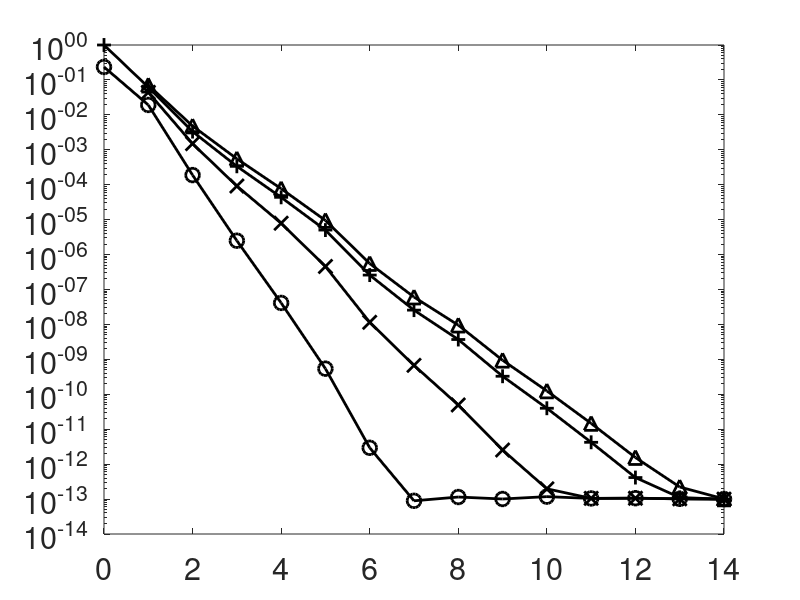
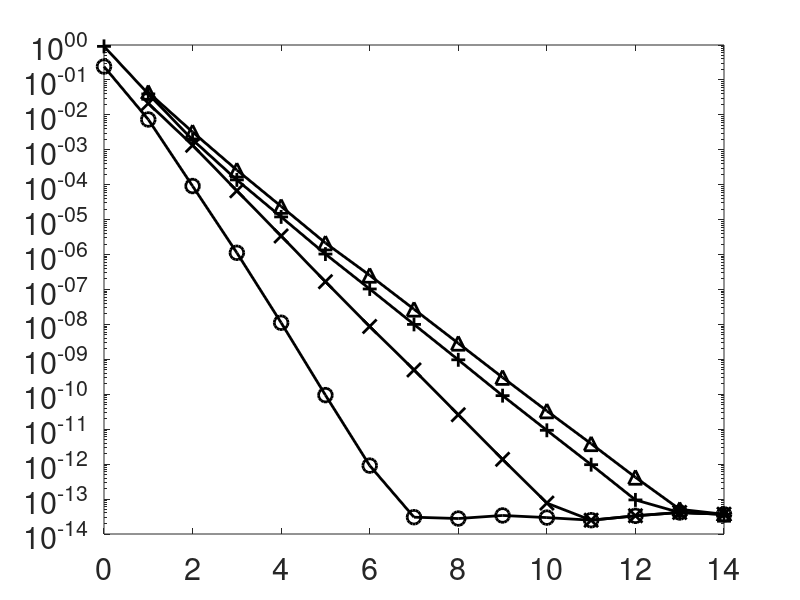
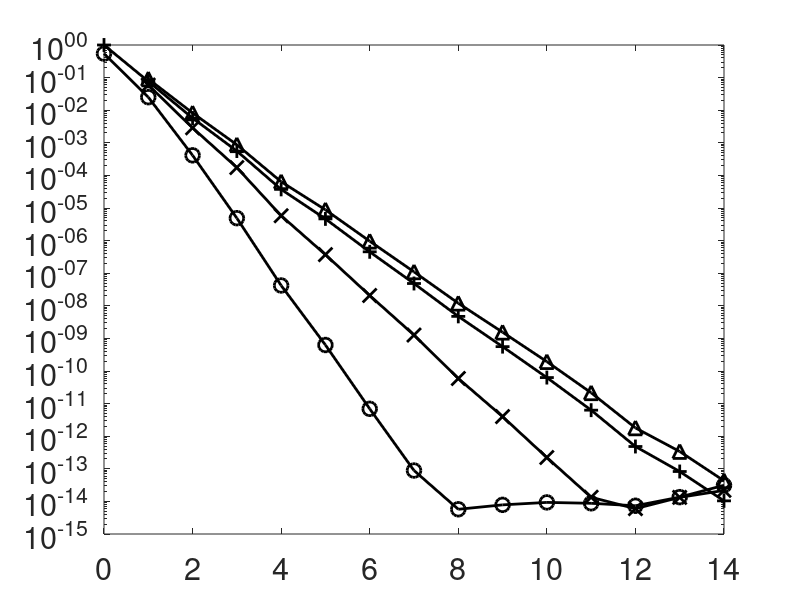
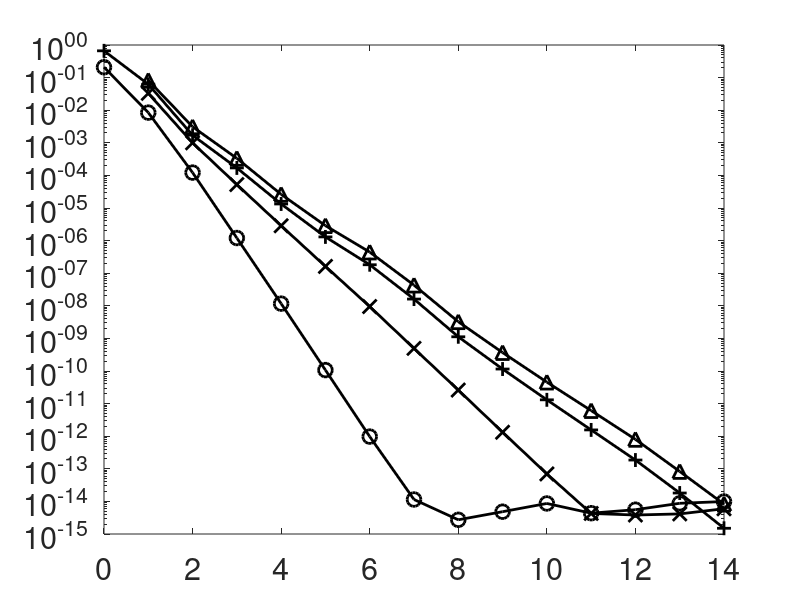

MATLAB code for these plots, in order:
m=0:14;
load kaiser_bessel.dat
load sinc_power.dat
load b_spline.dat
load gaussian.dat

figure(1);
h=semilogy(m,kaiser_bessel(m+1,1),'k',m,kaiser_bessel(m+1,1),'ko',...
           m,sinc_power(m+1,1),'k',m,sinc_power(m+1,1),'kx',...
           m,b_spline(m+1,1),'k',m,b_spline(m+1,1),'k+',...
           m,gaussian(m+1,1),'k',m,gaussian(m+1,1),'k^');
set(h,'LineWidth',2.0); set(h,'Markersize',10); set(gca,'FontSize',22); print accuracy1.eps -deps

figure(2);
h=semilogy(m,kaiser_bessel(m+1,2),'k',m,kaiser_bessel(m+1,2),'ko',...
           m,sinc_power(m+1,2),'k',m,sinc_power(m+1,2),'kx',...
           m,b_spline(m+1,2),'k',m,b_spline(m+1,2),'k+',...
           m,gaussian(m+1,2),'k',m,gaussian(m+1,2),'k^');
set(h,'LineWidth',2.0); set(h,'Markersize',10); set(gca,'FontSize',22); print accuracy2.eps -deps

figure(3);
h=semilogy(m,kaiser_bessel(m+16,1),'k',m,kaiser_bessel(m+16,1),'ko',...
           m,sinc_power(m+16,1),'k',m,sinc_power(m+16,1),'kx',...
           m,b_spline(m+16,1),'k',m,b_spline(m+16,1),'k+',...
           m,gaussian(m+16,1),'k',m,gaussian(m+16,1),'k^');
set(h,'LineWidth',2.0); set(h,'Markersize',10); set(gca,'FontSize',22); print accuracy3.eps -deps

figure(4);
h=semilogy(m,kaiser_bessel(m+16,2),'k',m,kaiser_bessel(m+16,2),'ko',...
           m,sinc_power(m+16,2),'k',m,sinc_power(m+16,2),'kx',...
           m,b_spline(m+16,2),'k',m,b_spline(m+16,2),'k+',...
           m,gaussian(m+16,2),'k',m,gaussian(m+16,2),'k^');
set(h,'LineWidth',2.0); set(h,'Markersize',10); set(gca,'FontSize',22); print accuracy4.eps -deps

figure(5);
h=semilogy(m,kaiser_bessel(m+31,1),'k',m,kaiser_bessel(m+31,1),'ko',...
           m,sinc_power(m+31,1),'k',m,sinc_power(m+31,1),'kx',...
           m,b_spline(m+31,1),'k',m,b_spline(m+31,1),'k+',...
           m,gaussian(m+31,1),'k',m,gaussian(m+31,1),'k^');
set(h,'LineWidth',2.0); set(h,'Markersize',10); set(gca,'FontSize',22); print accuracy5.eps -deps

figure(6);
h=semilogy(m,kaiser_bessel(m+31,2),'k',m,kaiser_bessel(m+31,2),'ko',...
           m,sinc_power(m+31,2),'k',m,sinc_power(m+31,2),'kx',...
           m,b_spline(m+31,2),'k',m,b_spline(m+31,2),'k+',...
           m,gaussian(m+31,2),'k',m,gaussian(m+31,2),'k^');
set(h,'LineWidth',2.0); set(h,'Markersize',10); set(gca,'FontSize',22); print accuracy6.eps -deps
